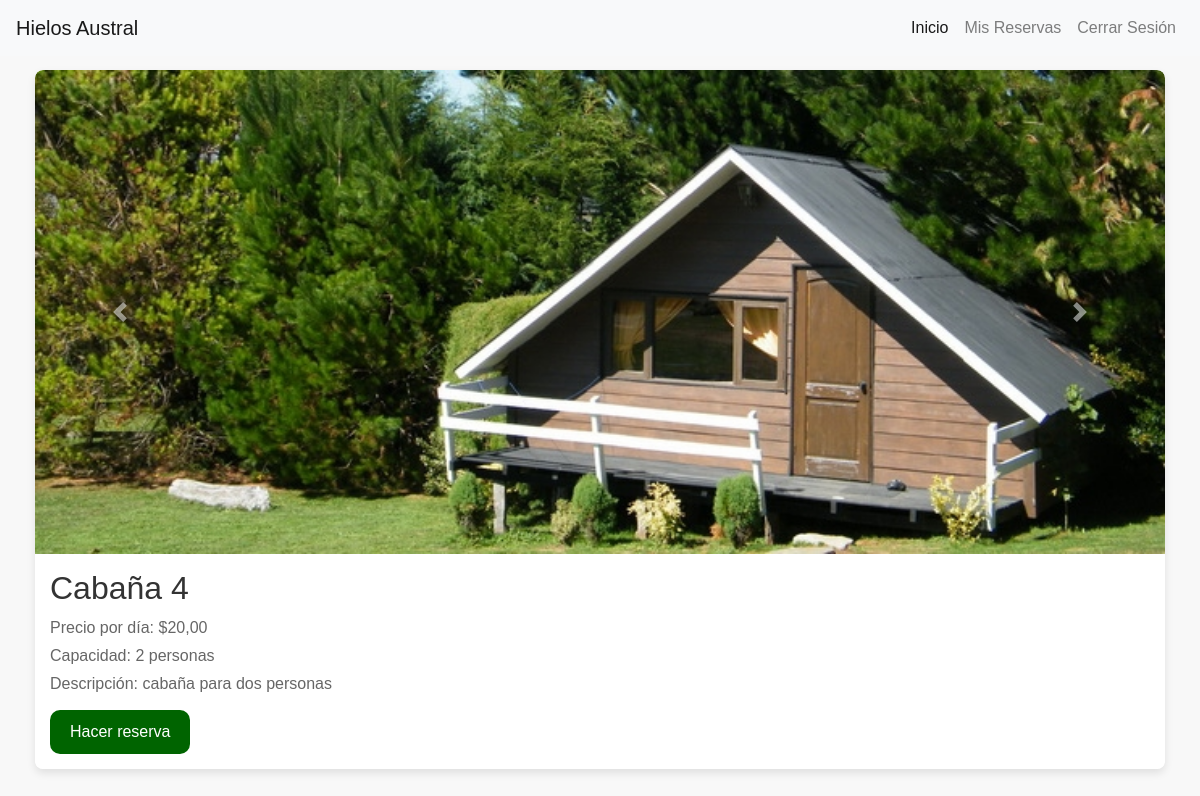
/cabañas/4 (signed in), run on the app's committed database.
### modelapp/models.py (models this page shows)
class Cabaña(models.Model):
    cabaña_id = models.AutoField(primary_key=True)
    precio = models.DecimalField(max_digits=10, decimal_places=2)
    capacidad = models.PositiveIntegerField()
    descripcion = models.TextField()
    imagen = models.ImageField(upload_to='cabañas/')

### modelapp/views.py (called while the page is built)
def DetalleCabañas(request, cabaña_id):
    cabaña = get_object_or_404(Cabaña, cabaña_id=cabaña_id)
    return render(request, 'cabañas.html', {'cabaña': cabaña})

### templates/cabañas.html (shortened to what this page needs)
{% load static %}
<!DOCTYPE html>
<html lang="es">
<head>
    <link rel="stylesheet" href="https://maxcdn.bootstrapcdn.com/bootstrap/4.0.0/css/bootstrap.min.css">
    <link rel="stylesheet" href="{% static 'css/cabañas.css' %}" />
</head>
<body>
    <nav class="navbar navbar-expand-lg navbar-light bg-light fixed-top">
        <a class="navbar-brand" href="#">Hielos Austral</a>
        <div class="collapse navbar-collapse" id="navbarNav">
          <ul class="navbar-nav ml-auto">
            <li class="nav-item active">
              <a class="nav-link" href="{% url 'web:index' %}">Inicio</a>
            </li>
            {% if user.is_authenticated %}
              <li class="nav-item">
                  <a class="nav-link" href="{% url 'web:reservas_por_cliente' user.id %}">Mis Reservas</a>
              </li>
              <li class="nav-item">
                  <a class="nav-link" href="/logout">Cerrar Sesión</a>
              </li>
          {% endif %}
          </ul>
        </div>
      </nav>
<div class="container">
    <div class="cabana">
        <div id="carouselExample" class="carousel slide" data-ride="carousel">
            <div class="carousel-inner">
                <div class="carousel-item active">
                    <img class="d-block w-100" src="{{ cabaña.imagen.url }}" alt="{{ cabaña.cabaña_id }}">
                </div>
            </div>
            <a class="carousel-control-prev" href="#carouselExample" role="button" data-slide="prev">
                <span class="carousel-control-prev-icon" aria-hidden="true"></span>
            </a>
            <a class="carousel-control-next" href="#carouselExample" role="button" data-slide="next">
                <span class="carousel-control-next-icon" aria-hidden="true"></span>
            </a>
        </div>
        <div class="carousel-caption">
            <h2>Cabaña {{ cabaña.cabaña_id }}</h2>
            <p>Precio por día: ${{ cabaña.precio }}</p>
            <p>Capacidad: {{ cabaña.capacidad }} personas</p>
            <p>Descripción: {{ cabaña.descripcion }}</p>
            <a href="reserva/{{cabaña.cabaña_id}}" class="btn-reservar">Hacer reserva</a>
        </div>
    </div>
</div>
</body>
</html>

### hielos_austral/static/css/cabañas.css (style rules this page uses)
body { font-family: 'Arial', sans-serif; margin: 0; padding: 0; background-color: #f8f8f8; }
.container { max-width: 1200px; margin: 0 auto; padding-top: 50px; }
.cabana { margin: 20px; box-shadow: 0 4px 8px rgba(0, 0, 0, 0.1); background-color: #fff; overflow: hidden; border-radius: 8px; }
img { width: 100%; height: auto; border-radius: 8px 8px 0 0; }
.carousel-caption { position: inherit; text-align: left; padding: 15px; background-color: #fff; border-radius: 0 0 8px 8px; }
h2 { color: #333; margin-bottom: 8px; }
p { color: #666; margin-bottom: 4px; }
.btn-reservar { display: inline-block; text-decoration: none; background-color: #006400; color: white; padding: 10px 20px; border: none; cursor: pointer; border-radius: 10px; margin-top: 10px; }

### data on the page
Cabaña: imagen (picture), cabaña_id "4", precio "20,00", capacidad "2", descripcion "cabaña para dos personas"
